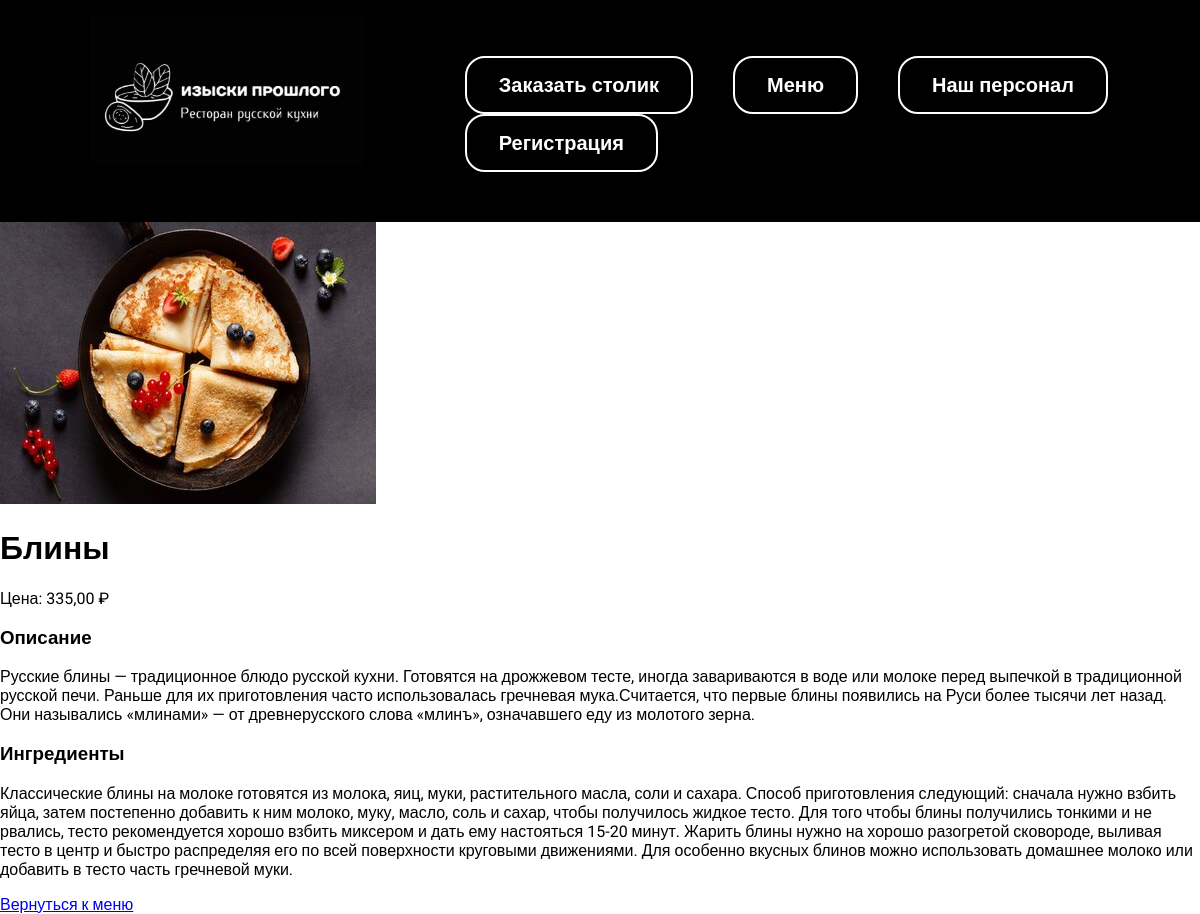
Screenshot of /dish/bliny/ with the database file from the repository.
### view/models.py (models this page shows, shortened)
class Menu(models.Model):
    title = models.CharField(max_length=100)
    image = models.ImageField(upload_to='images/')
    recipe = models.CharField(max_length=2000)
    ingredients = models.CharField(max_length=1000)
    url = models.URLField(blank=True)
    rating = models.IntegerField(default=0, blank=True)
    price = models.DecimalField(max_digits=10, decimal_places=2)
    slug = models.SlugField(max_length=250, unique=True)

### view/views.py (the view)
# urls.py: path('dish/<slug:slug>/', views.dish, name='dish'),
def dish(request, slug):
    menu_item = get_object_or_404(Menu, slug=slug)
    return render(request, 'view/dish.html', {"menu_item": menu_item})

### view/templates/view/dish.html
{% extends 'view/base.html' %}
{% load static %}
{% block content %}
<div class="dish-container">
    <div class="dish-card">
        <div class="dish-image-section">
            <img class="dish-image" src="{{ menu_item.image.url }}" alt="{{ menu_item.title }}">
        </div>
        <div class="dish-info">
            <h1 class="dish-title">{{ menu_item.title }}</h1>
            <div class="price">
                Цена: {{ menu_item.price }} ₽
            </div>
            <div class="details">
                <div class="group">
                    <h3>Описание</h3>
                    <p class="recipe">{{ menu_item.recipe }}</p>
                </div>
                <div class="group">
                    <h3>Ингредиенты</h3>
                    <p class="ingredients">{{ menu_item.ingredients }}</p>
                </div>
            </div>
            <div class="back">
                <a href="{% url 'menu' %}">Вернуться к меню</a>
            </div>
        </div>
    </div>
</div>
{% endblock %}

### view/static/css/styleDip.css (style rules this page uses)
body { font-family: "Roboto", sans-serif; background: #ffffff; padding: 0; margin: 0; }

### rows the page displays
Menu: image (picture), title "Блины", price "335,00", recipe "Русские блины — традиционное блюдо русской кухни. Готовятся на дрожжевом тесте, иногда завариваются в воде или молоке перед выпечкой в традиционной русской печи. Раньше для их приготовления часто использовалась гречневая мука.Считается, что первые блины появились на Руси более тысячи лет назад. Они назывались «млинами» — от древнерусского слова «млинъ», означавшего еду из молотого зерна.", ingredients "Классические блины на молоке готовятся из молока, яиц, муки, растительного масла, соли и сахара. Способ приготовления следующий: сначала нужно взбить яйца, затем постепенно добавить к ним молоко, муку, масло, соль и сахар, чтобы получилось жидкое тесто. Для того чтобы блины получились тонкими и не рвались, тесто рекомендуется хорошо взбить миксером и дать ему настояться 15-20 минут. Жарить блины нужно на хорошо разогретой сковороде, выливая тесто в центр и быстро распределяя его по всей поверхности круговыми движениями. Для особенно вкусных блинов можно использовать домашнее молоко или добавить в тесто часть гречневой муки."
